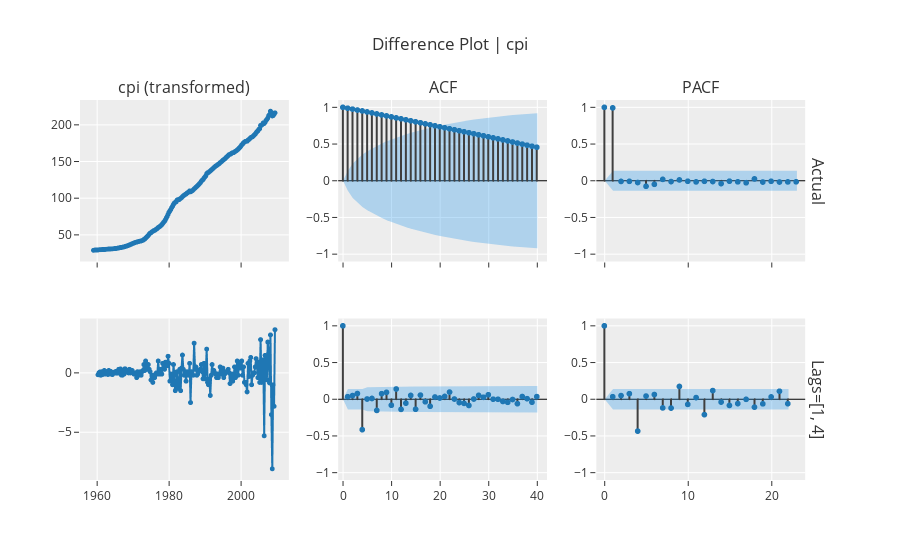

Here is the notebook cell this chart was saved with:
### Code cell
exp.plot_model(plot="diff", data_kwargs={"lags_list": [[1, 4]], "acf": True, "pacf": True})

### Figure 1 — Plotly figure (JSON) as saved in the notebook; plotly's stock layout.template omitted (floating-point values rounded to 4 significant figures; data arrays with more than 128 entries replaced by an {"elided": "..."} marker saying what was removed)
{"data": [{"line": {"color": "rgb(31, 119, 180)", "width": 2}, "marker": {"color": "rgb(31, 119, 180)", "size": 5}, "mode": "lines+markers", "name": "Actual", "showlegend": false, "type": "scattergl", "x": {"elided": "203 str values"}, "xaxis": "x", "y": {"elided": "203 float values"}, "yaxis": "y"}, {"line": {"color": "#3f3f3f"}, "mode": "lines", "name": "Actual", "showlegend": false, "type": "scattergl", "x": [0, 0], "xaxis": "x2", "y": [0, 1], "yaxis": "y2"}, {"line": {"color": "#3f3f3f"}, "mode": "lines", "name": "Actual", "showlegend": false, "type": "scattergl", "x": [1, 1], "xaxis": "x2", "y": [0, 0.9878], "yaxis": "y2"}, {"line": {"color": "#3f3f3f"}, "mode": "lines", "name": "Actual", "showlegend": false, "type": "scattergl", "x": [2, 2], "xaxis": "x2", "y": [0, 0.9756], "yaxis": "y2"}, {"line": {"color": "#3f3f3f"}, "mode": "lines", "name": "Actual", "showlegend": false, "type": "scattergl", "x": [3, 3], "xaxis": "x2", "y": [0, 0.9634], "yaxis": "y2"}, {"line": {"color": "#3f3f3f"}, "mode": "lines", "name": "Actual", "showlegend": false, "type": "scattergl", "x": [4, 4], "xaxis": "x2", "y": [0, 0.951], "yaxis": "y2"}, {"line": {"color": "#3f3f3f"}, "mode": "lines", "name": "Actual", "showlegend": false, "type": "scattergl", "x": [5, 5], "xaxis": "x2", "y": [0, 0.9376], "yaxis": "y2"}, {"line": {"color": "#3f3f3f"}, "mode": "lines", "name": "Actual", "showlegend": false, "type": "scattergl", "x": [6, 6], "xaxis": "x2", "y": [0, 0.9237], "yaxis": "y2"}, {"line": {"color": "#3f3f3f"}, "mode": "lines", "name": "Actual", "showlegend": false, "type": "scattergl", "x": [7, 7], "xaxis": "x2", "y": [0, 0.9102], "yaxis": "y2"}, {"line": {"color": "#3f3f3f"}, "mode": "lines", "name": "Actual", "showlegend": false, "type": "scattergl", "x": [8, 8], "xaxis": "x2", "y": [0, 0.8967], "yaxis": "y2"}, {"line": {"color": "#3f3f3f"}, "mode": "lines", "name": "Actual", "showlegend": false, "type": "scattergl", "x": [9, 9], "xaxis": "x2", "y": [0, 0.8833], "yaxis": "y2"}, {"line": {"color": "#3f3f3f"}, "mode": "lines", "name": "Actual", "showlegend": false, "type": "scattergl", "x": [10, 10], "xaxis": "x2", "y": [0, 0.87], "yaxis": "y2"}, {"line": {"color": "#3f3f3f"}, "mode": "lines", "name": "Actual", "showlegend": false, "type": "scattergl", "x": [11, 11], "xaxis": "x2", "y": [0, 0.8566], "yaxis": "y2"}, {"line": {"color": "#3f3f3f"}, "mode": "lines", "name": "Actual", "showlegend": false, "type": "scattergl", "x": [12, 12], "xaxis": "x2", "y": [0, 0.8433], "yaxis": "y2"}, {"line": {"color": "#3f3f3f"}, "mode": "lines", "name": "Actual", "showlegend": false, "type": "scattergl", "x": [13, 13], "xaxis": "x2", "y": [0, 0.8301], "yaxis": "y2"}, {"line": {"color": "#3f3f3f"}, "mode": "lines", "name": "Actual", "showlegend": false, "type": "scattergl", "x": [14, 14], "xaxis": "x2", "y": [0, 0.8164], "yaxis": "y2"}, {"line": {"color": "#3f3f3f"}, "mode": "lines", "name": "Actual", "showlegend": false, "type": "scattergl", "x": [15, 15], "xaxis": "x2", "y": [0, 0.8029], "yaxis": "y2"}, {"line": {"color": "#3f3f3f"}, "mode": "lines", "name": "Actual", "showlegend": false, "type": "scattergl", "x": [16, 16], "xaxis": "x2", "y": [0, 0.7892], "yaxis": "y2"}, {"line": {"color": "#3f3f3f"}, "mode": "lines", "name": "Actual", "showlegend": false, "type": "scattergl", "x": [17, 17], "xaxis": "x2", "y": [0, 0.7754], "yaxis": "y2"}, {"line": {"color": "#3f3f3f"}, "mode": "lines", "name": "Actual", "showlegend": false, "type": "scattergl", "x": [18, 18], "xaxis": "x2", "y": [0, 0.762], "yaxis": "y2"}, {"line": {"color": "#3f3f3f"}, "mode": "lines", "name": "Actual", "showlegend": false, "type": "scattergl", "x": [19, 19], "xaxis": "x2", "y": [0, 0.7485], "yaxis": "y2"}, {"line": {"color": "#3f3f3f"}, "mode": "lines", "name": "Actual", "showlegend": false, "type": "scattergl", "x": [20, 20], "xaxis": "x2", "y": [0, 0.7351], "yaxis": "y2"}, {"line": {"color": "#3f3f3f"}, "mode": "lines", "name": "Actual", "showlegend": false, "type": "scattergl", "x": [21, 21], "xaxis": "x2", "y": [0, 0.7215], "yaxis": "y2"}, {"line": {"color": "#3f3f3f"}, "mode": "lines", "name": "Actual", "showlegend": false, "type": "scattergl", "x": [22, 22], "xaxis": "x2", "y": [0, 0.708], "yaxis": "y2"}, {"line": {"color": "#3f3f3f"}, "mode": "lines", "name": "Actual", "showlegend": false, "type": "scattergl", "x": [23, 23], "xaxis": "x2", "y": [0, 0.6945], "yaxis": "y2"}, {"line": {"color": "#3f3f3f"}, "mode": "lines", "name": "Actual", "showlegend": false, "type": "scattergl", "x": [24, 24], "xaxis": "x2", "y": [0, 0.681], "yaxis": "y2"}, {"line": {"color": "#3f3f3f"}, "mode": "lines", "name": "Actual", "showlegend": false, "type": "scattergl", "x": [25, 25], "xaxis": "x2", "y": [0, 0.6674], "yaxis": "y2"}, {"line": {"color": "#3f3f3f"}, "mode": "lines", "name": "Actual", "showlegend": false, "type": "scattergl", "x": [26, 26], "xaxis": "x2", "y": [0, 0.6538], "yaxis": "y2"}, {"line": {"color": "#3f3f3f"}, "mode": "lines", "name": "Actual", "showlegend": false, "type": "scattergl", "x": [27, 27], "xaxis": "x2", "y": [0, 0.6401], "yaxis": "y2"}, {"line": {"color": "#3f3f3f"}, "mode": "lines", "name": "Actual", "showlegend": false, "type": "scattergl", "x": [28, 28], "xaxis": "x2", "y": [0, 0.6262], "yaxis": "y2"}, {"line": {"color": "#3f3f3f"}, "mode": "lines", "name": "Actual", "showlegend": false, "type": "scattergl", "x": [29, 29], "xaxis": "x2", "y": [0, 0.6124], "yaxis": "y2"}, {"line": {"color": "#3f3f3f"}, "mode": "lines", "name": "Actual", "showlegend": false, "type": "scattergl", "x": [30, 30], "xaxis": "x2", "y": [0, 0.5985], "yaxis": "y2"}, {"line": {"color": "#3f3f3f"}, "mode": "lines", "name": "Actual", "showlegend": false, "type": "scattergl", "x": [31, 31], "xaxis": "x2", "y": [0, 0.5845], "yaxis": "y2"}, {"line": {"color": "#3f3f3f"}, "mode": "lines", "name": "Actual", "showlegend": false, "type": "scattergl", "x": [32, 32], "xaxis": "x2", "y": [0, 0.5706], "yaxis": "y2"}, {"line": {"color": "#3f3f3f"}, "mode": "lines", "name": "Actual", "showlegend": false, "type": "scattergl", "x": [33, 33], "xaxis": "x2", "y": [0, 0.5564], "yaxis": "y2"}, {"line": {"color": "#3f3f3f"}, "mode": "lines", "name": "Actual", "showlegend": false, "type": "scattergl", "x": [34, 34], "xaxis": "x2", "y": [0, 0.5421], "yaxis": "y2"}, {"line": {"color": "#3f3f3f"}, "mode": "lines", "name": "Actual", "showlegend": false, "type": "scattergl", "x": [35, 35], "xaxis": "x2", "y": [0, 0.5278], "yaxis": "y2"}, {"line": {"color": "#3f3f3f"}, "mode": "lines", "name": "Actual", "showlegend": false, "type": "scattergl", "x": [36, 36], "xaxis": "x2", "y": [0, 0.5134], "yaxis": "y2"}, {"line": {"color": "#3f3f3f"}, "mode": "lines", "name": "Actual", "showlegend": false, "type": "scattergl", "x": [37, 37], "xaxis": "x2", "y": [0, 0.4991], "yaxis": "y2"}, {"line": {"color": "#3f3f3f"}, "mode": "lines", "name": "Actual", "showlegend": false, "type": "scattergl", "x": [38, 38], "xaxis": "x2", "y": [0, 0.4848], "yaxis": "y2"}, {"line": {"color": "#3f3f3f"}, "mode": "lines", "name": "Actual", "showlegend": false, "type": "scattergl", "x": [39, 39], "xaxis": "x2", "y": [0, 0.4705], "yaxis": "y2"}, {"line": {"color": "#3f3f3f"}, "mode": "lines", "name": "Actual", "showlegend": false, "type": "scattergl", "x": [40, 40], "xaxis": "x2", "y": [0, 0.4563], "yaxis": "y2"}, {"marker": {"color": "#1f77b4", "size": 6}, "mode": "markers", "name": "Actual", "showlegend": false, "type": "scattergl", "x": [0, 1, 2, 3, 4, 5, 6, 7, 8, 9, 10, 11, 12, 13, 14, 15, 16, 17, 18, 19, 20, 21, 22, 23, 24, 25, 26, 27, 28, 29, 30, 31, 32, 33, 34, 35, 36, 37, 38, 39, 40], "xaxis": "x2", "y": [1, 0.9878, 0.9756, 0.9634, 0.951, 0.9376, 0.9237, 0.9102, 0.8967, 0.8833, 0.87, 0.8566, 0.8433, 0.8301, 0.8164, 0.8029, 0.7892, 0.7754, 0.762, 0.7485, 0.7351, 0.7215, 0.708, 0.6945, 0.681, 0.6674, 0.6538, 0.6401, 0.6262, 0.6124, 0.5985, 0.5845, 0.5706, 0.5564, 0.5421, 0.5278, 0.5134, 0.4991, 0.4848, 0.4705, 0.4563], "yaxis": "y2"}, {"line": {"color": "rgba(255,255,255,0)"}, "mode": "lines", "name": "UC", "showlegend": false, "type": "scatter", "x": [0, 1, 2, 3, 4, 5, 6, 7, 8, 9, 10, 11, 12, 13, 14, 15, 16, 17, 18, 19, 20, 21, 22, 23, 24, 25, 26, 27, 28, 29, 30, 31, 32, 33, 34, 35, 36, 37, 38, 39, 40], "xaxis": "x2", "y": [0, 0.1376, 0.2363, 0.3031, 0.3564, 0.4015, 0.441, 0.4762, 0.5081, 0.5372, 0.564, 0.5889, 0.612, 0.6336, 0.6538, 0.6729, 0.6908, 0.7076, 0.7235, 0.7385, 0.7528, 0.7662, 0.779, 0.7911, 0.8025, 0.8134, 0.8237, 0.8334, 0.8427, 0.8515, 0.8597, 0.8676, 0.875, 0.882, 0.8886, 0.8949, 0.9008, 0.9063, 0.9115, 0.9163, 0.9209], "yaxis": "y2"}, {"fill": "tonexty", "fillcolor": "rgba(32, 146, 230,0.3)", "line": {"color": "rgba(255,255,255,0)"}, "mode": "lines", "name": "LC", "showlegend": false, "type": "scatter", "x": [0, 1, 2, 3, 4, 5, 6, 7, 8, 9, 10, 11, 12, 13, 14, 15, 16, 17, 18, 19, 20, 21, 22, 23, 24, 25, 26, 27, 28, 29, 30, 31, 32, 33, 34, 35, 36, 37, 38, 39, 40], "xaxis": "x2", "y": [0, -0.1376, -0.2363, -0.3031, -0.3564, -0.4015, -0.441, -0.4762, -0.5081, -0.5372, -0.564, -0.5889, -0.612, -0.6336, -0.6538, -0.6729, -0.6908, -0.7076, -0.7235, -0.7385, -0.7528, -0.7662, -0.779, -0.7911, -0.8025, -0.8134, -0.8237, -0.8334, -0.8427, -0.8515, -0.8597, -0.8676, -0.875, -0.882, -0.8886, -0.8949, -0.9008, -0.9063, -0.9115, -0.9163, -0.9209], "yaxis": "y2"}, {"line": {"color": "#3f3f3f"}, "mode": "lines", "name": "Actual", "showlegend": false, "type": "scattergl", "x": [0, 0], "xaxis": "x3", "y": [0, 1], "yaxis": "y3"}, {"line": {"color": "#3f3f3f"}, "mode": "lines", "name": "Actual", "showlegend": false, "type": "scattergl", "x": [1, 1], "xaxis": "x3", "y": [0, 0.9927], "yaxis": "y3"}, {"line": {"color": "#3f3f3f"}, "mode": "lines", "name": "Actual", "showlegend": false, "type": "scattergl", "x": [2, 2], "xaxis": "x3", "y": [0, -0.009413], "yaxis": "y3"}, {"line": {"color": "#3f3f3f"}, "mode": "lines", "name": "Actual", "showlegend": false, "type": "scattergl", "x": [3, 3], "xaxis": "x3", "y": [0, -0.008081], "yaxis": "y3"}, {"line": {"color": "#3f3f3f"}, "mode": "lines", "name": "Actual", "showlegend": false, "type": "scattergl", "x": [4, 4], "xaxis": "x3", "y": [0, -0.02379], "yaxis": "y3"}, {"line": {"color": "#3f3f3f"}, "mode": "lines", "name": "Actual", "showlegend": false, "type": "scattergl", "x": [5, 5], "xaxis": "x3", "y": [0, -0.07539], "yaxis": "y3"}, {"line": {"color": "#3f3f3f"}, "mode": "lines", "name": "Actual", "showlegend": false, "type": "scattergl", "x": [6, 6], "xaxis": "x3", "y": [0, -0.04868], "yaxis": "y3"}, {"line": {"color": "#3f3f3f"}, "mode": "lines", "name": "Actual", "showlegend": false, "type": "scattergl", "x": [7, 7], "xaxis": "x3", "y": [0, 0.01885], "yaxis": "y3"}, {"line": {"color": "#3f3f3f"}, "mode": "lines", "name": "Actual", "showlegend": false, "type": "scattergl", "x": [8, 8], "xaxis": "x3", "y": [0, -0.01097], "yaxis": "y3"}, {"line": {"color": "#3f3f3f"}, "mode": "lines", "name": "Actual", "showlegend": false, "type": "scattergl", "x": [9, 9], "xaxis": "x3", "y": [0, 0.01096], "yaxis": "y3"}, {"line": {"color": "#3f3f3f"}, "mode": "lines", "name": "Actual", "showlegend": false, "type": "scattergl", "x": [10, 10], "xaxis": "x3", "y": [0, -0.006623], "yaxis": "y3"}, {"line": {"color": "#3f3f3f"}, "mode": "lines", "name": "Actual", "showlegend": false, "type": "scattergl", "x": [11, 11], "xaxis": "x3", "y": [0, -0.01561], "yaxis": "y3"}, {"line": {"color": "#3f3f3f"}, "mode": "lines", "name": "Actual", "showlegend": false, "type": "scattergl", "x": [12, 12], "xaxis": "x3", "y": [0, -0.007453], "yaxis": "y3"}, {"line": {"color": "#3f3f3f"}, "mode": "lines", "name": "Actual", "showlegend": false, "type": "scattergl", "x": [13, 13], "xaxis": "x3", "y": [0, -0.01074], "yaxis": "y3"}, {"line": {"color": "#3f3f3f"}, "mode": "lines", "name": "Actual", "showlegend": false, "type": "scattergl", "x": [14, 14], "xaxis": "x3", "y": [0, -0.03878], "yaxis": "y3"}, {"line": {"color": "#3f3f3f"}, "mode": "lines", "name": "Actual", "showlegend": false, "type": "scattergl", "x": [15, 15], "xaxis": "x3", "y": [0, -0.005907], "yaxis": "y3"}, {"line": {"color": "#3f3f3f"}, "mode": "lines", "name": "Actual", "showlegend": false, "type": "scattergl", "x": [16, 16], "xaxis": "x3", "y": [0, -0.01485], "yaxis": "y3"}, {"line": {"color": "#3f3f3f"}, "mode": "lines", "name": "Actual", "showlegend": false, "type": "scattergl", "x": [17, 17], "xaxis": "x3", "y": [0, -0.0278], "yaxis": "y3"}, {"line": {"color": "#3f3f3f"}, "mode": "lines", "name": "Actual", "showlegend": false, "type": "scattergl", "x": [18, 18], "xaxis": "x3", "y": [0, 0.02515], "yaxis": "y3"}, {"line": {"color": "#3f3f3f"}, "mode": "lines", "name": "Actual", "showlegend": false, "type": "scattergl", "x": [19, 19], "xaxis": "x3", "y": [0, -0.01741], "yaxis": "y3"}, {"line": {"color": "#3f3f3f"}, "mode": "lines", "name": "Actual", "showlegend": false, "type": "scattergl", "x": [20, 20], "xaxis": "x3", "y": [0, -0.007408], "yaxis": "y3"}, {"line": {"color": "#3f3f3f"}, "mode": "lines", "name": "Actual", "showlegend": false, "type": "scattergl", "x": [21, 21], "xaxis": "x3", "y": [0, -0.0172], "yaxis": "y3"}, {"line": {"color": "#3f3f3f"}, "mode": "lines", "name": "Actual", "showlegend": false, "type": "scattergl", "x": [22, 22], "xaxis": "x3", "y": [0, -0.01571], "yaxis": "y3"}, {"line": {"color": "#3f3f3f"}, "mode": "lines", "name": "Actual", "showlegend": false, "type": "scattergl", "x": [23, 23], "xaxis": "x3", "y": [0, -0.01438], "yaxis": "y3"}, {"marker": {"color": "#1f77b4", "size": 6}, "mode": "markers", "name": "Actual", "showlegend": false, "type": "scattergl", "x": [0, 1, 2, 3, 4, 5, 6, 7, 8, 9, 10, 11, 12, 13, 14, 15, 16, 17, 18, 19, 20, 21, 22, 23], "xaxis": "x3", "y": [1, 0.9927, -0.009413, -0.008081, -0.02379, -0.07539, -0.04868, 0.01885, -0.01097, 0.01096, -0.006623, -0.01561, -0.007453, -0.01074, -0.03878, -0.005907, -0.01485, -0.0278, 0.02515, -0.01741, -0.007408, -0.0172, -0.01571, -0.01438], "yaxis": "y3"}, {"line": {"color": "rgba(255,255,255,0)"}, "mode": "lines", "name": "UC", "showlegend": false, "type": "scatter", "x": [0, 1, 2, 3, 4, 5, 6, 7, 8, 9, 10, 11, 12, 13, 14, 15, 16, 17, 18, 19, 20, 21, 22, 23], "xaxis": "x3", "y": [0, 0.1376, 0.1376, 0.1376, 0.1376, 0.1376, 0.1376, 0.1376, 0.1376, 0.1376, 0.1376, 0.1376, 0.1376, 0.1376, 0.1376, 0.1376, 0.1376, 0.1376, 0.1376, 0.1376, 0.1376, 0.1376, 0.1376, 0.1376], "yaxis": "y3"}, {"fill": "tonexty", "fillcolor": "rgba(32, 146, 230,0.3)", "line": {"color": "rgba(255,255,255,0)"}, "mode": "lines", "name": "LC", "showlegend": false, "type": "scatter", "x": [0, 1, 2, 3, 4, 5, 6, 7, 8, 9, 10, 11, 12, 13, 14, 15, 16, 17, 18, 19, 20, 21, 22, 23], "xaxis": "x3", "y": [0, -0.1376, -0.1376, -0.1376, -0.1376, -0.1376, -0.1376, -0.1376, -0.1376, -0.1376, -0.1376, -0.1376, -0.1376, -0.1376, -0.1376, -0.1376, -0.1376, -0.1376, -0.1376, -0.1376, -0.1376, -0.1376, -0.1376, -0.1376], "yaxis": "y3"}, {"line": {"color": "rgb(31, 119, 180)", "width": 2}, "marker": {"color": "rgb(31, 119, 180)", "size": 5}, "mode": "lines+markers", "name": "Lags=[1, 4]", "showlegend": false, "type": "scattergl", "x": {"elided": "198 str values"}, "xaxis": "x4", "y": {"elided": "198 float values"}, "yaxis": "y4"}, {"line": {"color": "#3f3f3f"}, "mode": "lines", "name": "Lags=[1, 4]", "showlegend": false, "type": "scattergl", "x": [0, 0], "xaxis": "x5", "y": [0, 1], "yaxis": "y5"}, {"line": {"color": "#3f3f3f"}, "mode": "lines", "name": "Lags=[1, 4]", "showlegend": false, "type": "scattergl", "x": [1, 1], "xaxis": "x5", "y": [0, 0.03437], "yaxis": "y5"}, {"line": {"color": "#3f3f3f"}, "mode": "lines", "name": "Lags=[1, 4]", "showlegend": false, "type": "scattergl", "x": [2, 2], "xaxis": "x5", "y": [0, 0.05028], "yaxis": "y5"}, {"line": {"color": "#3f3f3f"}, "mode": "lines", "name": "Lags=[1, 4]", "showlegend": false, "type": "scattergl", "x": [3, 3], "xaxis": "x5", "y": [0, 0.0777], "yaxis": "y5"}, {"line": {"color": "#3f3f3f"}, "mode": "lines", "name": "Lags=[1, 4]", "showlegend": false, "type": "scattergl", "x": [4, 4], "xaxis": "x5", "y": [0, -0.4142], "yaxis": "y5"}, {"line": {"color": "#3f3f3f"}, "mode": "lines", "name": "Lags=[1, 4]", "showlegend": false, "type": "scattergl", "x": [5, 5], "xaxis": "x5", "y": [0, 0.003361], "yaxis": "y5"}, {"line": {"color": "#3f3f3f"}, "mode": "lines", "name": "Lags=[1, 4]", "showlegend": false, "type": "scattergl", "x": [6, 6], "xaxis": "x5", "y": [0, 0.01046], "yaxis": "y5"}, {"line": {"color": "#3f3f3f"}, "mode": "lines", "name": "Lags=[1, 4]", "showlegend": false, "type": "scattergl", "x": [7, 7], "xaxis": "x5", "y": [0, -0.1518], "yaxis": "y5"}, {"line": {"color": "#3f3f3f"}, "mode": "lines", "name": "Lags=[1, 4]", "showlegend": false, "type": "scattergl", "x": [8, 8], "xaxis": "x5", "y": [0, 0.07582], "yaxis": "y5"}, {"line": {"color": "#3f3f3f"}, "mode": "lines", "name": "Lags=[1, 4]", "showlegend": false, "type": "scattergl", "x": [9, 9], "xaxis": "x5", "y": [0, 0.09358], "yaxis": "y5"}, {"line": {"color": "#3f3f3f"}, "mode": "lines", "name": "Lags=[1, 4]", "showlegend": false, "type": "scattergl", "x": [10, 10], "xaxis": "x5", "y": [0, -0.08133], "yaxis": "y5"}, {"line": {"color": "#3f3f3f"}, "mode": "lines", "name": "Lags=[1, 4]", "showlegend": false, "type": "scattergl", "x": [11, 11], "xaxis": "x5", "y": [0, 0.1398], "yaxis": "y5"}, {"line": {"color": "#3f3f3f"}, "mode": "lines", "name": "Lags=[1, 4]", "showlegend": false, "type": "scattergl", "x": [12, 12], "xaxis": "x5", "y": [0, -0.1378], "yaxis": "y5"}, {"line": {"color": "#3f3f3f"}, "mode": "lines", "name": "Lags=[1, 4]", "showlegend": false, "type": "scattergl", "x": [13, 13], "xaxis": "x5", "y": [0, -0.05336], "yaxis": "y5"}, {"line": {"color": "#3f3f3f"}, "mode": "lines", "name": "Lags=[1, 4]", "showlegend": false, "type": "scattergl", "x": [14, 14], "xaxis": "x5", "y": [0, 0.05194], "yaxis": "y5"}, {"line": {"color": "#3f3f3f"}, "mode": "lines", "name": "Lags=[1, 4]", "showlegend": false, "type": "scattergl", "x": [15, 15], "xaxis": "x5", "y": [0, -0.1361], "yaxis": "y5"}, {"line": {"color": "#3f3f3f"}, "mode": "lines", "name": "Lags=[1, 4]", "showlegend": false, "type": "scattergl", "x": [16, 16], "xaxis": "x5", "y": [0, 0.05637], "yaxis": "y5"}, {"line": {"color": "#3f3f3f"}, "mode": "lines", "name": "Lags=[1, 4]", "showlegend": false, "type": "scattergl", "x": [17, 17], "xaxis": "x5", "y": [0, -0.03432], "yaxis": "y5"}, {"line": {"color": "#3f3f3f"}, "mode": "lines", "name": "Lags=[1, 4]", "showlegend": false, "type": "scattergl", "x": [18, 18], "xaxis": "x5", "y": [0, -0.09544], "yaxis": "y5"}, {"line": {"color": "#3f3f3f"}, "mode": "lines", "name": "Lags=[1, 4]", "showlegend": false, "type": "scattergl", "x": [19, 19], "xaxis": "x5", "y": [0, 0.03067], "yaxis": "y5"}, {"line": {"color": "#3f3f3f"}, "mode": "lines", "name": "Lags=[1, 4]", "showlegend": false, "type": "scattergl", "x": [20, 20], "xaxis": "x5", "y": [0, 0.01723], "yaxis": "y5"}, {"line": {"color": "#3f3f3f"}, "mode": "lines", "name": "Lags=[1, 4]", "showlegend": false, "type": "scattergl", "x": [21, 21], "xaxis": "x5", "y": [0, 0.03845], "yaxis": "y5"}, {"line": {"color": "#3f3f3f"}, "mode": "lines", "name": "Lags=[1, 4]", "showlegend": false, "type": "scattergl", "x": [22, 22], "xaxis": "x5", "y": [0, 0.09735], "yaxis": "y5"}, {"line": {"color": "#3f3f3f"}, "mode": "lines", "name": "Lags=[1, 4]", "showlegend": false, "type": "scattergl", "x": [23, 23], "xaxis": "x5", "y": [0, 0.002783], "yaxis": "y5"}, {"line": {"color": "#3f3f3f"}, "mode": "lines", "name": "Lags=[1, 4]", "showlegend": false, "type": "scattergl", "x": [24, 24], "xaxis": "x5", "y": [0, -0.04491], "yaxis": "y5"}, {"line": {"color": "#3f3f3f"}, "mode": "lines", "name": "Lags=[1, 4]", "showlegend": false, "type": "scattergl", "x": [25, 25], "xaxis": "x5", "y": [0, -0.05635], "yaxis": "y5"}, {"line": {"color": "#3f3f3f"}, "mode": "lines", "name": "Lags=[1, 4]", "showlegend": false, "type": "scattergl", "x": [26, 26], "xaxis": "x5", "y": [0, -0.08482], "yaxis": "y5"}, {"line": {"color": "#3f3f3f"}, "mode": "lines", "name": "Lags=[1, 4]", "showlegend": false, "type": "scattergl", "x": [27, 27], "xaxis": "x5", "y": [0, 0.003387], "yaxis": "y5"}, {"line": {"color": "#3f3f3f"}, "mode": "lines", "name": "Lags=[1, 4]", "showlegend": false, "type": "scattergl", "x": [28, 28], "xaxis": "x5", "y": [0, 0.05266], "yaxis": "y5"}, {"line": {"color": "#3f3f3f"}, "mode": "lines", "name": "Lags=[1, 4]", "showlegend": false, "type": "scattergl", "x": [29, 29], "xaxis": "x5", "y": [0, 0.02661], "yaxis": "y5"}, {"line": {"color": "#3f3f3f"}, "mode": "lines", "name": "Lags=[1, 4]", "showlegend": false, "type": "scattergl", "x": [30, 30], "xaxis": "x5", "y": [0, 0.06089], "yaxis": "y5"}, {"line": {"color": "#3f3f3f"}, "mode": "lines", "name": "Lags=[1, 4]", "showlegend": false, "type": "scattergl", "x": [31, 31], "xaxis": "x5", "y": [0, 0.001001], "yaxis": "y5"}, {"line": {"color": "#3f3f3f"}, "mode": "lines", "name": "Lags=[1, 4]", "showlegend": false, "type": "scattergl", "x": [32, 32], "xaxis": "x5", "y": [0, -0.0002208], "yaxis": "y5"}, {"line": {"color": "#3f3f3f"}, "mode": "lines", "name": "Lags=[1, 4]", "showlegend": false, "type": "scattergl", "x": [33, 33], "xaxis": "x5", "y": [0, -0.03014], "yaxis": "y5"}, {"line": {"color": "#3f3f3f"}, "mode": "lines", "name": "Lags=[1, 4]", "showlegend": false, "type": "scattergl", "x": [34, 34], "xaxis": "x5", "y": [0, -0.04186], "yaxis": "y5"}, {"line": {"color": "#3f3f3f"}, "mode": "lines", "name": "Lags=[1, 4]", "showlegend": false, "type": "scattergl", "x": [35, 35], "xaxis": "x5", "y": [0, -0.00346], "yaxis": "y5"}, {"line": {"color": "#3f3f3f"}, "mode": "lines", "name": "Lags=[1, 4]", "showlegend": false, "type": "scattergl", "x": [36, 36], "xaxis": "x5", "y": [0, -0.06011], "yaxis": "y5"}, {"line": {"color": "#3f3f3f"}, "mode": "lines", "name": "Lags=[1, 4]", "showlegend": false, "type": "scattergl", "x": [37, 37], "xaxis": "x5", "y": [0, 0.03703], "yaxis": "y5"}, {"line": {"color": "#3f3f3f"}, "mode": "lines", "name": "Lags=[1, 4]", "showlegend": false, "type": "scattergl", "x": [38, 38], "xaxis": "x5", "y": [0, 0.00812], "yaxis": "y5"}, {"line": {"color": "#3f3f3f"}, "mode": "lines", "name": "Lags=[1, 4]", "showlegend": false, "type": "scattergl", "x": [39, 39], "xaxis": "x5", "y": [0, -0.03998], "yaxis": "y5"}, {"line": {"color": "#3f3f3f"}, "mode": "lines", "name": "Lags=[1, 4]", "showlegend": false, "type": "scattergl", "x": [40, 40], "xaxis": "x5", "y": [0, 0.03593], "yaxis": "y5"}, {"marker": {"color": "#1f77b4", "size": 6}, "mode": "markers", "name": "Lags=[1, 4]", "showlegend": false, "type": "scattergl", "x": [0, 1, 2, 3, 4, 5, 6, 7, 8, 9, 10, 11, 12, 13, 14, 15, 16, 17, 18, 19, 20, 21, 22, 23, 24, 25, 26, 27, 28, 29, 30, 31, 32, 33, 34, 35, 36, 37, 38, 39, 40], "xaxis": "x5", "y": [1, 0.03437, 0.05028, 0.0777, -0.4142, 0.003361, 0.01046, -0.1518, 0.07582, 0.09358, -0.08133, 0.1398, -0.1378, -0.05336, 0.05194, -0.1361, 0.05637, -0.03432, -0.09544, 0.03067, 0.01723, 0.03845, 0.09735, 0.002783, -0.04491, -0.05635, -0.08482, 0.003387, 0.05266, 0.02661, 0.06089, 0.001001, -0.0002208, -0.03014, -0.04186, -0.00346, -0.06011, 0.03703, 0.00812, -0.03998, 0.03593], "yaxis": "y5"}, {"line": {"color": "rgba(255,255,255,0)"}, "mode": "lines", "name": "UC", "showlegend": false, "type": "scatter", "x": [0, 1, 2, 3, 4, 5, 6, 7, 8, 9, 10, 11, 12, 13, 14, 15, 16, 17, 18, 19, 20, 21, 22, 23, 24, 25, 26, 27, 28, 29, 30, 31, 32, 33, 34, 35, 36, 37, 38, 39, 40], "xaxis": "x5", "y": [0, 0.1393, 0.1395, 0.1398, 0.1406, 0.1626, 0.1626, 0.1626, 0.1653, 0.166, 0.167, 0.1678, 0.17, 0.1722, 0.1725, 0.1728, 0.1749, 0.1752, 0.1754, 0.1764, 0.1765, 0.1765, 0.1767, 0.1777, 0.1777, 0.1779, 0.1783, 0.1791, 0.1791, 0.1794, 0.1794, 0.1798, 0.1798, 0.1798, 0.1799, 0.1801, 0.1801, 0.1805, 0.1807, 0.1807, 0.1808], "yaxis": "y5"}, {"fill": "tonexty", "fillcolor": "rgba(32, 146, 230,0.3)", "line": {"color": "rgba(255,255,255,0)"}, "mode": "lines", "name": "LC", "showlegend": false, "type": "scatter", "x": [0, 1, 2, 3, 4, 5, 6, 7, 8, 9, 10, 11, 12, 13, 14, 15, 16, 17, 18, 19, 20, 21, 22, 23, 24, 25, 26, 27, 28, 29, 30, 31, 32, 33, 34, 35, 36, 37, 38, 39, 40], "xaxis": "x5", "y": [0, -0.1393, -0.1395, -0.1398, -0.1406, -0.1626, -0.1626, -0.1626, -0.1653, -0.166, -0.167, -0.1678, -0.17, -0.1722, -0.1725, -0.1728, -0.1749, -0.1752, -0.1754, -0.1764, -0.1765, -0.1765, -0.1767, -0.1777, -0.1777, -0.1779, -0.1783, -0.1791, -0.1791, -0.1794, -0.1794, -0.1798, -0.1798, -0.1798, -0.1799, -0.1801, -0.1801, -0.1805, -0.1807, -0.1807, -0.1808], "yaxis": "y5"}, {"line": {"color": "#3f3f3f"}, "mode": "lines", "name": "Lags=[1, 4]", "showlegend": false, "type": "scattergl", "x": [0, 0], "xaxis": "x6", "y": [0, 1], "yaxis": "y6"}, {"line": {"color": "#3f3f3f"}, "mode": "lines", "name": "Lags=[1, 4]", "showlegend": false, "type": "scattergl", "x": [1, 1], "xaxis": "x6", "y": [0, 0.03454], "yaxis": "y6"}, {"line": {"color": "#3f3f3f"}, "mode": "lines", "name": "Lags=[1, 4]", "showlegend": false, "type": "scattergl", "x": [2, 2], "xaxis": "x6", "y": [0, 0.04966], "yaxis": "y6"}, {"line": {"color": "#3f3f3f"}, "mode": "lines", "name": "Lags=[1, 4]", "showlegend": false, "type": "scattergl", "x": [3, 3], "xaxis": "x6", "y": [0, 0.07579], "yaxis": "y6"}, {"line": {"color": "#3f3f3f"}, "mode": "lines", "name": "Lags=[1, 4]", "showlegend": false, "type": "scattergl", "x": [4, 4], "xaxis": "x6", "y": [0, -0.4342], "yaxis": "y6"}, {"line": {"color": "#3f3f3f"}, "mode": "lines", "name": "Lags=[1, 4]", "showlegend": false, "type": "scattergl", "x": [5, 5], "xaxis": "x6", "y": [0, 0.04331], "yaxis": "y6"}, {"line": {"color": "#3f3f3f"}, "mode": "lines", "name": "Lags=[1, 4]", "showlegend": false, "type": "scattergl", "x": [6, 6], "xaxis": "x6", "y": [0, 0.06412], "yaxis": "y6"}, {"line": {"color": "#3f3f3f"}, "mode": "lines", "name": "Lags=[1, 4]", "showlegend": false, "type": "scattergl", "x": [7, 7], "xaxis": "x6", "y": [0, -0.1177], "yaxis": "y6"}, {"line": {"color": "#3f3f3f"}, "mode": "lines", "name": "Lags=[1, 4]", "showlegend": false, "type": "scattergl", "x": [8, 8], "xaxis": "x6", "y": [0, -0.1201], "yaxis": "y6"}, {"line": {"color": "#3f3f3f"}, "mode": "lines", "name": "Lags=[1, 4]", "showlegend": false, "type": "scattergl", "x": [9, 9], "xaxis": "x6", "y": [0, 0.1742], "yaxis": "y6"}, {"line": {"color": "#3f3f3f"}, "mode": "lines", "name": "Lags=[1, 4]", "showlegend": false, "type": "scattergl", "x": [10, 10], "xaxis": "x6", "y": [0, -0.06986], "yaxis": "y6"}, {"line": {"color": "#3f3f3f"}, "mode": "lines", "name": "Lags=[1, 4]", "showlegend": false, "type": "scattergl", "x": [11, 11], "xaxis": "x6", "y": [0, 0.02263], "yaxis": "y6"}, {"line": {"color": "#3f3f3f"}, "mode": "lines", "name": "Lags=[1, 4]", "showlegend": false, "type": "scattergl", "x": [12, 12], "xaxis": "x6", "y": [0, -0.2094], "yaxis": "y6"}, {"line": {"color": "#3f3f3f"}, "mode": "lines", "name": "Lags=[1, 4]", "showlegend": false, "type": "scattergl", "x": [13, 13], "xaxis": "x6", "y": [0, 0.1181], "yaxis": "y6"}, {"line": {"color": "#3f3f3f"}, "mode": "lines", "name": "Lags=[1, 4]", "showlegend": false, "type": "scattergl", "x": [14, 14], "xaxis": "x6", "y": [0, -0.03845], "yaxis": "y6"}, {"line": {"color": "#3f3f3f"}, "mode": "lines", "name": "Lags=[1, 4]", "showlegend": false, "type": "scattergl", "x": [15, 15], "xaxis": "x6", "y": [0, -0.08447], "yaxis": "y6"}, {"line": {"color": "#3f3f3f"}, "mode": "lines", "name": "Lags=[1, 4]", "showlegend": false, "type": "scattergl", "x": [16, 16], "xaxis": "x6", "y": [0, -0.05921], "yaxis": "y6"}, {"line": {"color": "#3f3f3f"}, "mode": "lines", "name": "Lags=[1, 4]", "showlegend": false, "type": "scattergl", "x": [17, 17], "xaxis": "x6", "y": [0, -0.001076], "yaxis": "y6"}, {"line": {"color": "#3f3f3f"}, "mode": "lines", "name": "Lags=[1, 4]", "showlegend": false, "type": "scattergl", "x": [18, 18], "xaxis": "x6", "y": [0, -0.1071], "yaxis": "y6"}, {"line": {"color": "#3f3f3f"}, "mode": "lines", "name": "Lags=[1, 4]", "showlegend": false, "type": "scattergl", "x": [19, 19], "xaxis": "x6", "y": [0, -0.06262], "yaxis": "y6"}, {"line": {"color": "#3f3f3f"}, "mode": "lines", "name": "Lags=[1, 4]", "showlegend": false, "type": "scattergl", "x": [20, 20], "xaxis": "x6", "y": [0, 0.03134], "yaxis": "y6"}, {"line": {"color": "#3f3f3f"}, "mode": "lines", "name": "Lags=[1, 4]", "showlegend": false, "type": "scattergl", "x": [21, 21], "xaxis": "x6", "y": [0, 0.109], "yaxis": "y6"}, {"line": {"color": "#3f3f3f"}, "mode": "lines", "name": "Lags=[1, 4]", "showlegend": false, "type": "scattergl", "x": [22, 22], "xaxis": "x6", "y": [0, -0.06046], "yaxis": "y6"}, {"marker": {"color": "#1f77b4", "size": 6}, "mode": "markers", "name": "Lags=[1, 4]", "showlegend": false, "type": "scattergl", "x": [0, 1, 2, 3, 4, 5, 6, 7, 8, 9, 10, 11, 12, 13, 14, 15, 16, 17, 18, 19, 20, 21, 22], "xaxis": "x6", "y": [1, 0.03454, 0.04966, 0.07579, -0.4342, 0.04331, 0.06412, -0.1177, -0.1201, 0.1742, -0.06986, 0.02263, -0.2094, 0.1181, -0.03845, -0.08447, -0.05921, -0.001076, -0.1071, -0.06262, 0.03134, 0.109, -0.06046], "yaxis": "y6"}, {"line": {"color": "rgba(255,255,255,0)"}, "mode": "lines", "name": "UC", "showlegend": false, "type": "scatter", "x": [0, 1, 2, 3, 4, 5, 6, 7, 8, 9, 10, 11, 12, 13, 14, 15, 16, 17, 18, 19, 20, 21, 22], "xaxis": "x6", "y": [0, 0.1393, 0.1393, 0.1393, 0.1393, 0.1393, 0.1393, 0.1393, 0.1393, 0.1393, 0.1393, 0.1393, 0.1393, 0.1393, 0.1393, 0.1393, 0.1393, 0.1393, 0.1393, 0.1393, 0.1393, 0.1393, 0.1393], "yaxis": "y6"}, {"fill": "tonexty", "fillcolor": "rgba(32, 146, 230,0.3)", "line": {"color": "rgba(255,255,255,0)"}, "mode": "lines", "name": "LC", "showlegend": false, "type": "scatter", "x": [0, 1, 2, 3, 4, 5, 6, 7, 8, 9, 10, 11, 12, 13, 14, 15, 16, 17, 18, 19, 20, 21, 22], "xaxis": "x6", "y": [0, -0.1393, -0.1393, -0.1393, -0.1393, -0.1393, -0.1393, -0.1393, -0.1393, -0.1393, -0.1393, -0.1393, -0.1393, -0.1393, -0.1393, -0.1393, -0.1393, -0.1393, -0.1393, -0.1393, -0.1393, -0.1393, -0.1393], "yaxis": "y6"}], "layout": {"annotations": [{"font": {"size": 16}, "showarrow": false, "text": "cpi (transformed)", "x": 0.1411, "xanchor": "center", "xref": "paper", "y": 1, "yanchor": "bottom", "yref": "paper"}, {"font": {"size": 16}, "showarrow": false, "text": "ACF", "x": 0.49, "xanchor": "center", "xref": "paper", "y": 1, "yanchor": "bottom", "yref": "paper"}, {"font": {"size": 16}, "showarrow": false, "text": "PACF", "x": 0.8389, "xanchor": "center", "xref": "paper", "y": 1, "yanchor": "bottom", "yref": "paper"}, {"font": {"size": 16}, "showarrow": false, "text": "Actual", "textangle": 90, "x": 0.98, "xanchor": "left", "xref": "paper", "y": 0.7875, "yanchor": "middle", "yref": "paper"}, {"font": {"size": 16}, "showarrow": false, "text": "Lags=[1, 4]", "textangle": 90, "x": 0.98, "xanchor": "left", "xref": "paper", "y": 0.2125, "yanchor": "middle", "yref": "paper"}], "showlegend": false, "title": {"text": "Difference Plot | cpi"}, "xaxis": {"anchor": "y", "domain": [0, 0.2822], "matches": "x4", "showticklabels": false}, "xaxis2": {"anchor": "y2", "domain": [0.3489, 0.6311], "matches": "x5", "range": [-1, 42], "showticklabels": false}, "xaxis3": {"anchor": "y3", "domain": [0.6978, 0.98], "matches": "x6", "range": [-1, 25], "showticklabels": false}, "xaxis4": {"anchor": "y4", "domain": [0, 0.2822]}, "xaxis5": {"anchor": "y5", "domain": [0.3489, 0.6311], "range": [-1, 42]}, "xaxis6": {"anchor": "y6", "domain": [0.6978, 0.98], "range": [-1, 24]}, "yaxis": {"anchor": "x", "domain": [0.575, 1]}, "yaxis2": {"anchor": "x2", "domain": [0.575, 1], "range": [-1.1, 1.1], "zerolinecolor": "#000000"}, "yaxis3": {"anchor": "x3", "domain": [0.575, 1], "range": [-1.1, 1.1], "zerolinecolor": "#000000"}, "yaxis4": {"anchor": "x4", "domain": [0, 0.425]}, "yaxis5": {"anchor": "x5", "domain": [0, 0.425], "range": [-1.1, 1.1], "zerolinecolor": "#000000"}, "yaxis6": {"anchor": "x6", "domain": [0, 0.425], "range": [-1.1, 1.1], "zerolinecolor": "#000000"}}}
